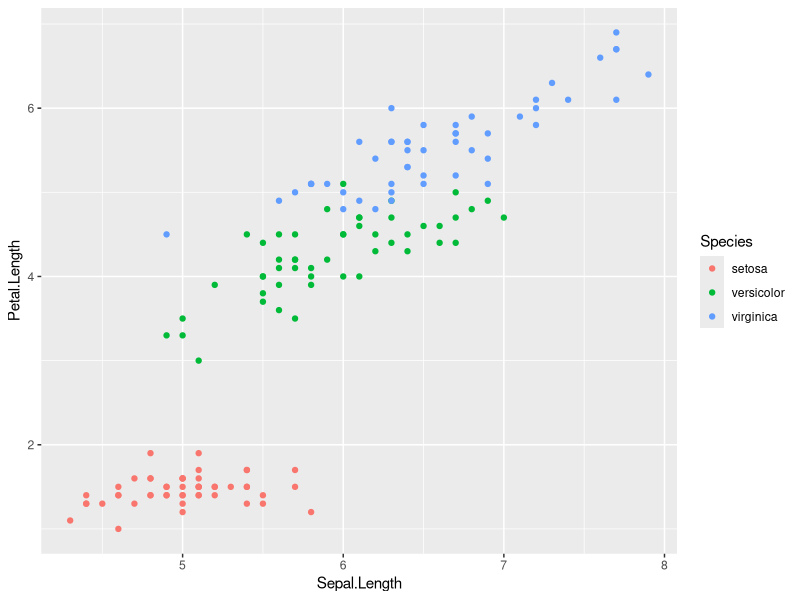
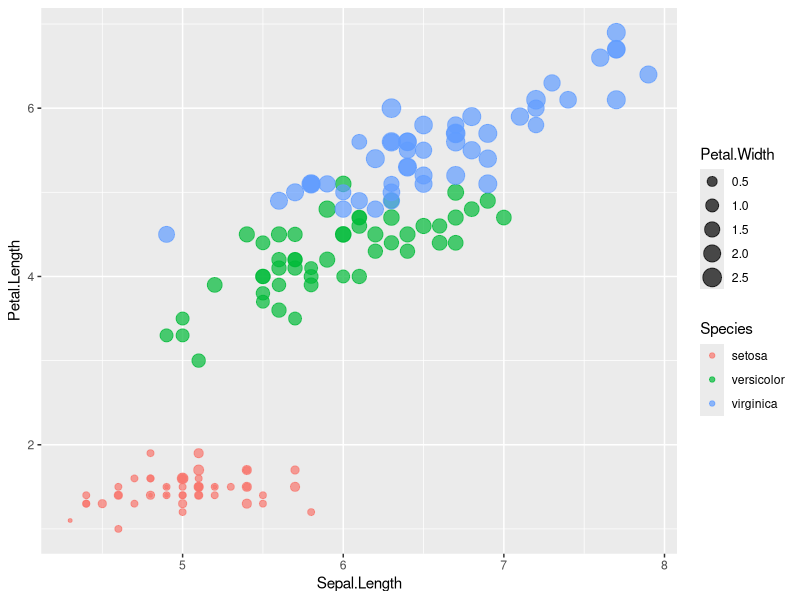
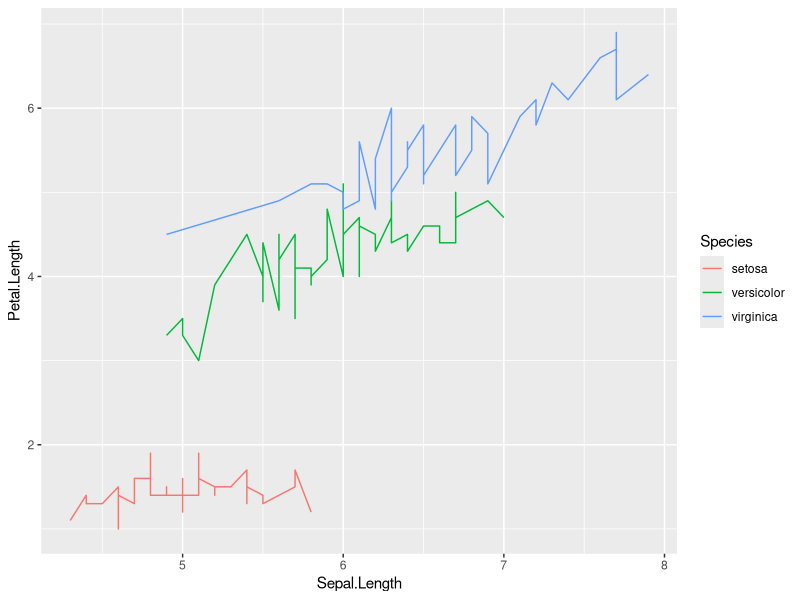

Reproduce these figures in R, in order.
install.packages("ggplot2")
library(ggplot2)
head(iris)

qplot(Sepal.Length, Petal.Length, data = iris, color = Species) 

qplot(Sepal.Length, Petal.Length, data = iris, color = Species, size = Petal.Width, alpha = I(0.7))

qplot(Sepal.Length, Petal.Length, data = iris, geom = "line", color = Species)
